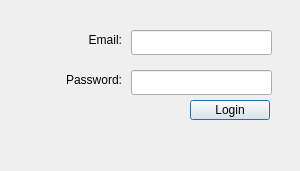
<?xml version="1.0" encoding="UTF-8"?>
<ui version="4.0">
 <class>LoginDialog</class>
 <widget class="QDialog" name="LoginDialog">
  <property name="windowModality">
   <enum>Qt::ApplicationModal</enum>
  </property>
  <property name="geometry">
   <rect>
    <x>0</x>
    <y>0</y>
    <width>300</width>
    <height>171</height>
   </rect>
  </property>
  <property name="windowTitle">
   <string>Login</string>
  </property>
  <property name="modal">
   <bool>true</bool>
  </property>
  <widget class="QLineEdit" name="lineEditEmail">
   <property name="geometry">
    <rect>
     <x>131</x>
     <y>30</y>
     <width>141</width>
     <height>25</height>
    </rect>
   </property>
  </widget>
  <widget class="QLineEdit" name="lineEditPassword">
   <property name="geometry">
    <rect>
     <x>131</x>
     <y>70</y>
     <width>141</width>
     <height>25</height>
    </rect>
   </property>
  </widget>
  <widget class="QLabel" name="label">
   <property name="geometry">
    <rect>
     <x>31</x>
     <y>30</y>
     <width>91</width>
     <height>20</height>
    </rect>
   </property>
   <property name="text">
    <string>Email:</string>
   </property>
   <property name="alignment">
    <set>Qt::AlignRight|Qt::AlignTrailing|Qt::AlignVCenter</set>
   </property>
  </widget>
  <widget class="QLabel" name="label_2">
   <property name="geometry">
    <rect>
     <x>31</x>
     <y>70</y>
     <width>91</width>
     <height>20</height>
    </rect>
   </property>
   <property name="text">
    <string>Password:</string>
   </property>
   <property name="alignment">
    <set>Qt::AlignRight|Qt::AlignTrailing|Qt::AlignVCenter</set>
   </property>
  </widget>
  <widget class="QLabel" name="labelError">
   <property name="geometry">
    <rect>
     <x>20</x>
     <y>140</y>
     <width>251</width>
     <height>20</height>
    </rect>
   </property>
   <property name="text">
    <string/>
   </property>
   <property name="alignment">
    <set>Qt::AlignRight|Qt::AlignTrailing|Qt::AlignVCenter</set>
   </property>
  </widget>
  <widget class="QPushButton" name="pushButtonLogin">
   <property name="geometry">
    <rect>
     <x>190</x>
     <y>100</y>
     <width>80</width>
     <height>20</height>
    </rect>
   </property>
   <property name="text">
    <string>Login</string>
   </property>
  </widget>
 </widget>
 <resources/>
 <connections/>
</ui>
